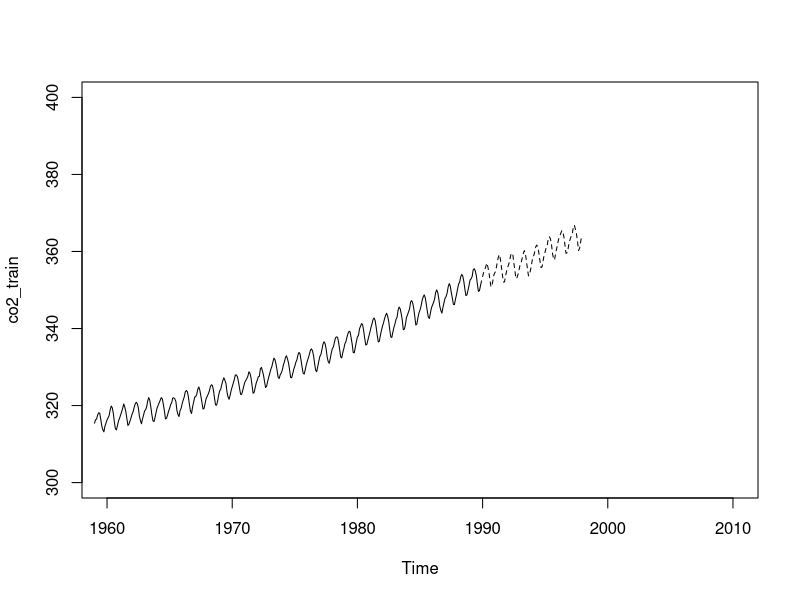
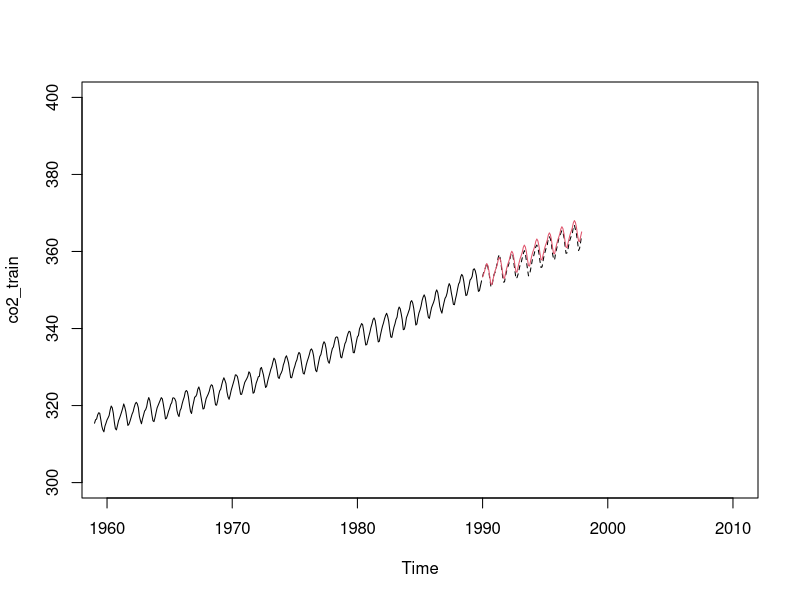
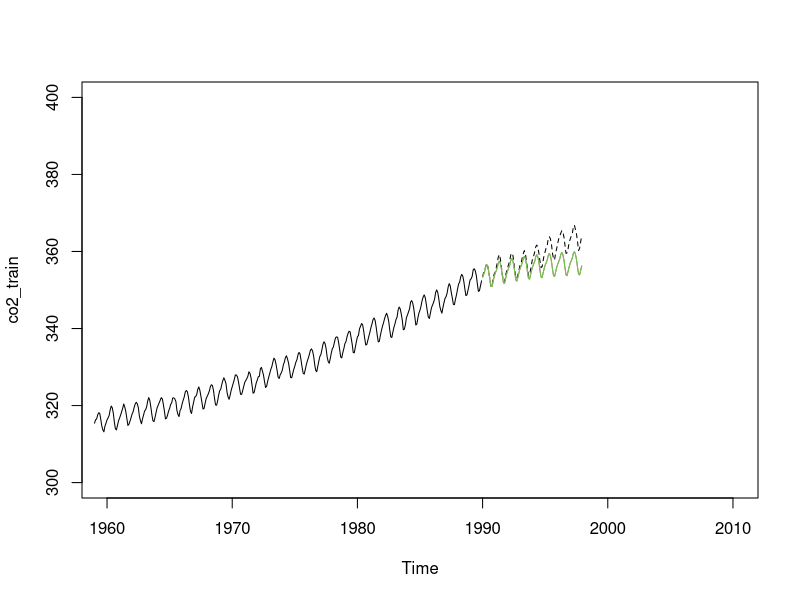
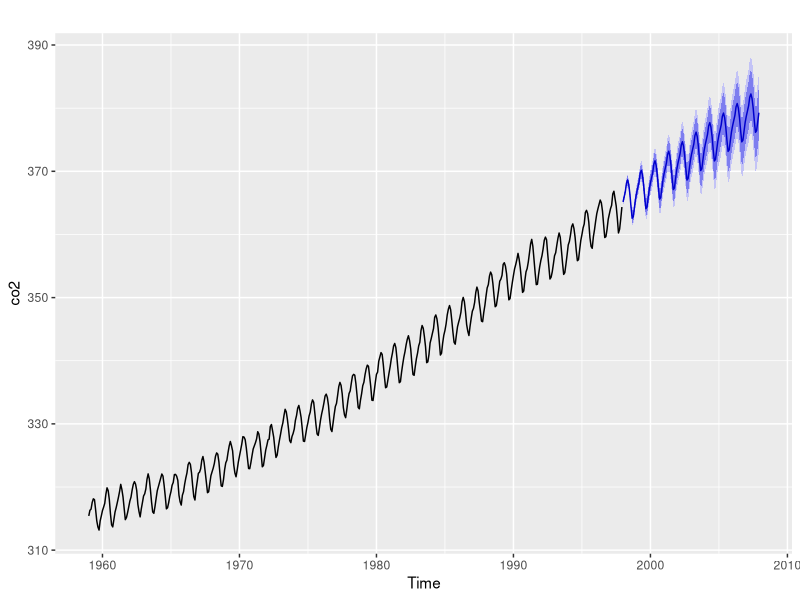

Write R code to recreate these figures, in order.
## ---- chunk 1
co2_train=window(co2,start=c(1959,1),end=c(1989,12))
co2_test=window(co2,start=c(1990,1),end=c(1997,12))
## ---- chunk 2
plot(co2_train,xlim=c(1960,2010),ylim=c(300,400))
lines(co2_test,lty=2)
## ---- chunk 3
library(forecast)
h=hw(co2_train,seasonal='additive',damped=FALSE,h=96)
plot(co2_train,xlim=c(1960,2010),ylim=c(300,400))
lines(co2_test,lty=2)
lines(h$mean,col=2)
print(sqrt(mean((h$mean-co2_test)^2)))
## ---- chunk 4
h=hw(co2_train,seasonal='additive',damped=TRUE,h=96)
plot(co2_train,xlim=c(1960,2010),ylim=c(300,400))
lines(co2_test,lty=2)
lines(h$mean,col=2)
lines(h$mean,col=3)
print(sqrt(mean((h$mean-co2_test)^2)))
## ---- chunk 5
h=hw(co2,seasonal='additive',damped=FALSE,h=120)
autoplot(co2)+autolayer(h)
